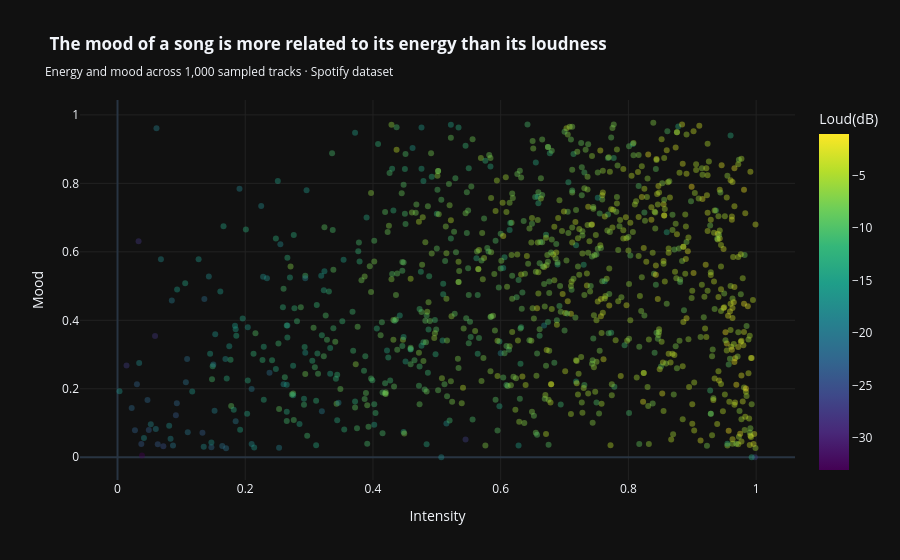

Write notebook code for a chart like this one.
### Code cell
scatter_fig = px.scatter(spotify_data.sample(1000, random_state= 30),
                         x="energy",
                         y="valence",
                         labels={'energy':'Intensity',
                                 'valence':'Mood',
                                 'loudness':'Loud(dB)'},
                         color="loudness",
                         hover_name="track_name",
                         hover_data=["artists", "album_name"],
                         opacity=0.4,
                         title="<b> The mood of a song is more related to its energy than its loudness</b><br><sub>Energy and mood across 1,000 sampled tracks · Spotify dataset</sub>",
                         template="plotly_dark",
                         color_continuous_scale="Viridis"
)
scatter_fig.update_xaxes(gridcolor="#222222")
scatter_fig.update_yaxes(gridcolor="#222222")
scatter_fig.show()

### Figure 1 — Plotly figure (JSON) as saved in the notebook; plotly's stock layout.template omitted (floating-point values rounded to 4 significant figures; data arrays with more than 128 entries replaced by an {"elided": "..."} marker saying what was removed)
{"data": [{"customdata": {"elided": "1000x2 str values"}, "hovertemplate": "<b>%{hovertext}</b><br><br>Intensity=%{x}<br>Mood=%{y}<br>artists=%{customdata[0]}<br>album_name=%{customdata[1]}<br>Loud(dB)=%{marker.color}<extra></extra>", "hovertext": {"elided": "1000 str values"}, "legendgroup": "", "marker": {"color": {"elided": "1000 float values"}, "coloraxis": "coloraxis", "opacity": 0.4, "symbol": "circle"}, "mode": "markers", "name": "", "orientation": "v", "showlegend": false, "type": "scatter", "x": {"elided": "1000 float values"}, "xaxis": "x", "y": {"elided": "1000 float values"}, "yaxis": "y"}], "layout": {"coloraxis": {"colorbar": {"title": {"text": "Loud(dB)"}}, "colorscale": [[0, "#440154"], [0.1111, "#482878"], [0.2222, "#3e4989"], [0.3333, "#31688e"], [0.4444, "#26828e"], [0.5556, "#1f9e89"], [0.6667, "#35b779"], [0.7778, "#6ece58"], [0.8889, "#b5de2b"], [1, "#fde725"]]}, "legend": {"tracegroupgap": 0}, "title": {"text": "<b> The mood of a song is more related to its energy than its loudness</b><br><sub>Energy and mood across 1,000 sampled tracks · Spotify dataset</sub>"}, "xaxis": {"anchor": "y", "domain": [0, 1], "gridcolor": "#222222", "title": {"text": "Intensity"}}, "yaxis": {"anchor": "x", "domain": [0, 1], "gridcolor": "#222222", "title": {"text": "Mood"}}}}
